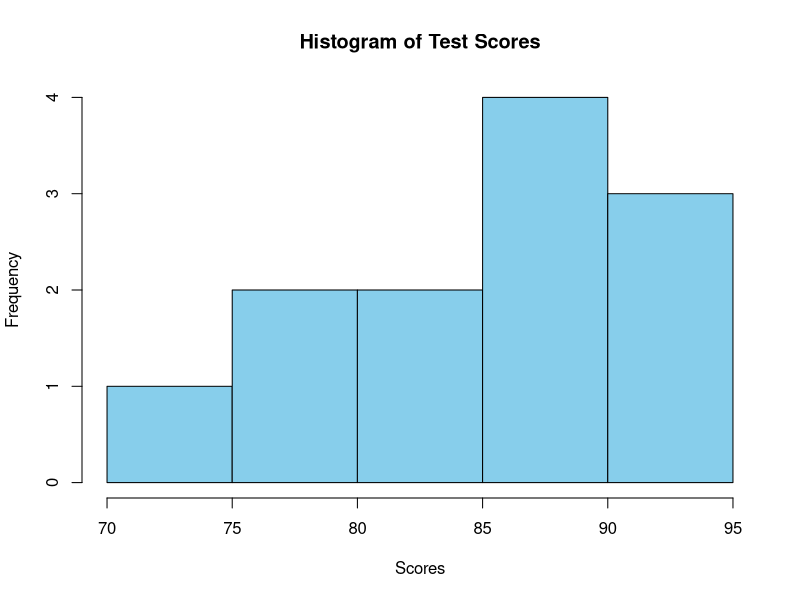
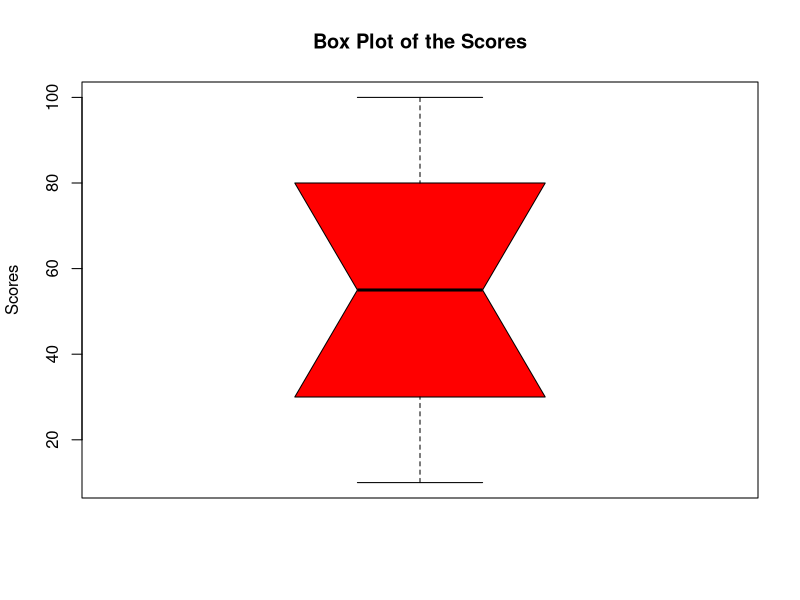
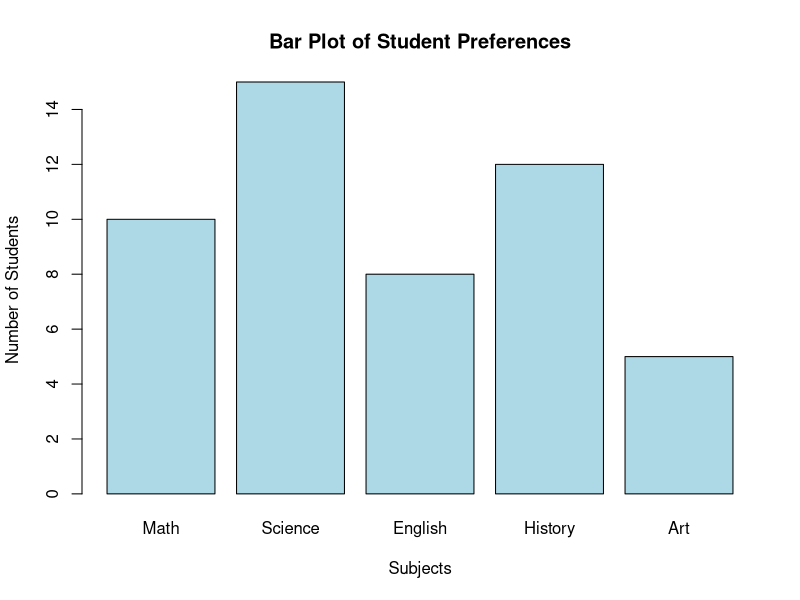

These figures' R source, in order:
# Create a Histogram in r


scores <- c(85, 90, 88, 92, 79, 85, 91, 87, 95, 73, 78, 89)


hist(scores, 
     main = "Histogram of Test Scores",  # Title of the histogram
     xlab = "Scores",                    # Label for the x-axis
     col = "skyblue",                    # Color of the bars
     border = "black",                   # Border color of the bars
     breaks = 5)                         # Number of bins (bars)

# Create a box plot in r

scores <- c(10, 20, 30, 40, 50, 60, 70, 80, 90, 100)

boxplot(scores,
        main = "Box Plot of the Scores",
        ylab = "Scores",
        col = "red",
        border = "black",
        notch = TRUE)

#Create a barplot in r

# Step 1: Create sample data for categories and their counts
categories <- c("Math", "Science", "English", "History", "Art")
counts <- c(10, 15, 8, 12, 5)

# Step 2: Create the bar plot
barplot(counts, 
        names.arg = categories,      # Names for the categories on the x-axis
        main = "Bar Plot of Student Preferences",  # Title of the plot
        xlab = "Subjects",           # Label for the x-axis
        ylab = "Number of Students", # Label for the y-axis
        col = "lightblue",           # Color of the bars
        border = "black")            # Border color of the bars
